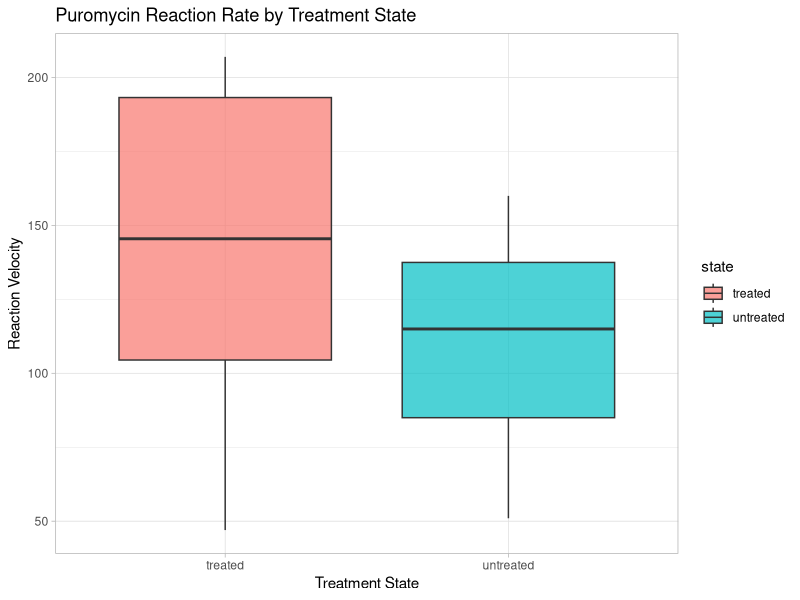
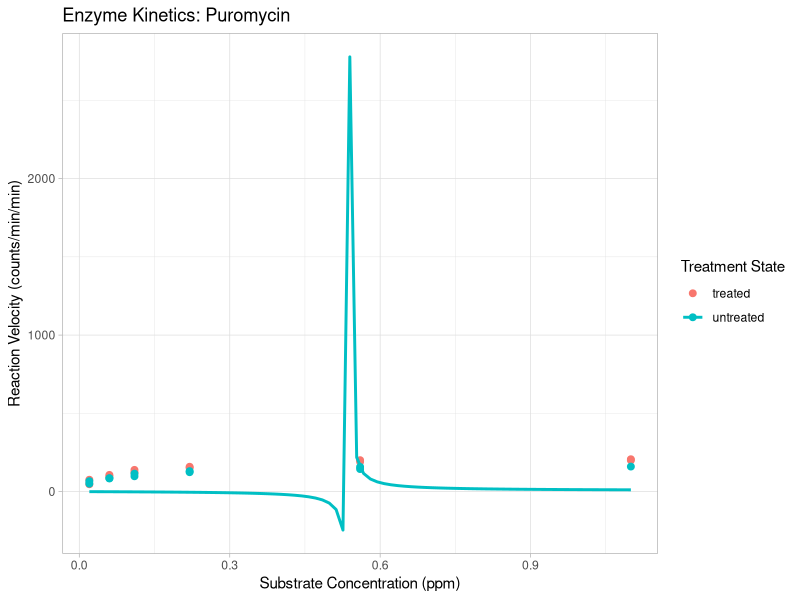
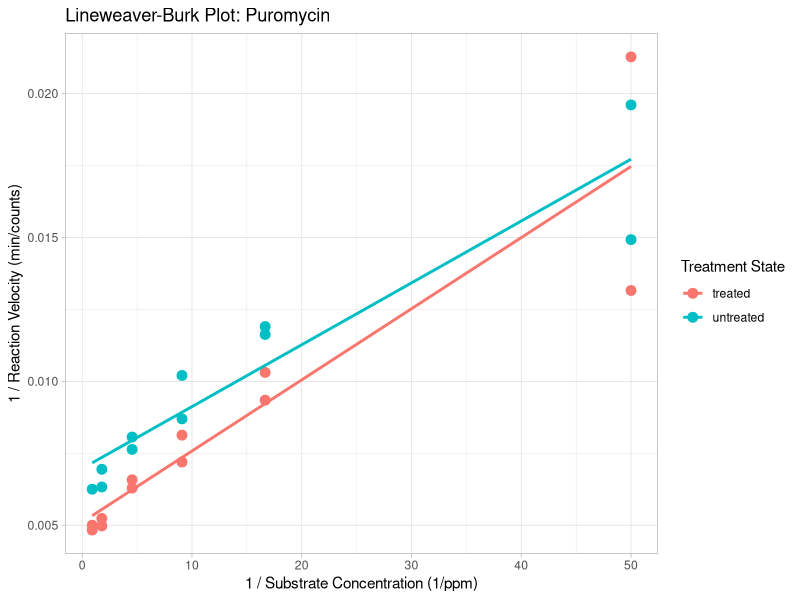
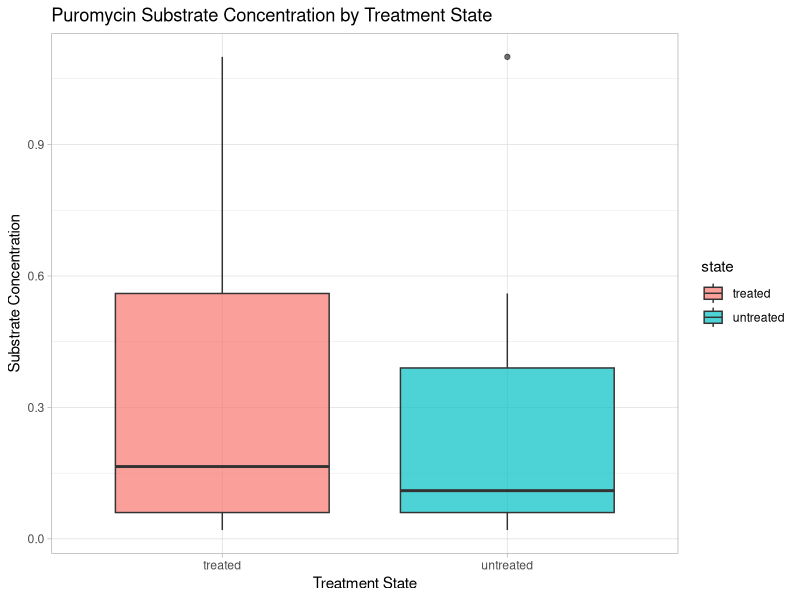
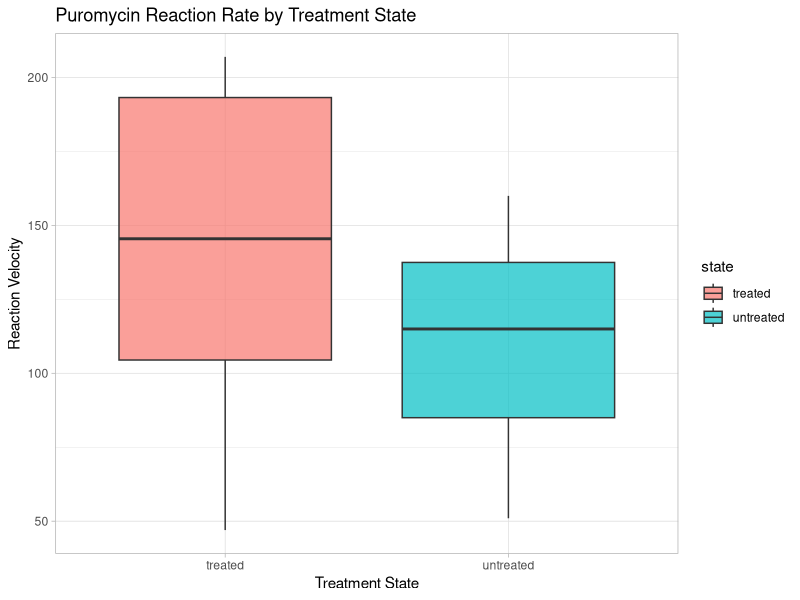

The R source for these figures, in order: (Note: this script raises an error after producing the figures.)
# Enzyme Kinetics Analysis: Puromycin

# 1. Installation & Setup
# install.packages(c("ggplot2", "dplyr"))
library(tidyverse)

# Load built-in dataset
data("Puromycin")

# 2. Michaelis-Menten Plot (Nonlinear Regression)
plot_mm <- ggplot(data = Puromycin, mapping = aes(x = conc, y = rate, color = state)) +
geom_point(size = 2) + geom_smooth(method = "nls", formula = y ~ (Vmax * x) / (Km + x), 
start = list(Vmax = 200, Km = 0.1), se = FALSE) + theme_light() + labs(title = "Enzyme Kinetics: Puromycin", 
x = "Substrate Concentration (ppm)", y = "Reaction Velocity (counts/min/min)", color = "Treatment State")

# Save Michaelis-Menten plot
ggsave("puromycin_michaelis_menten.png", plot = plot_mm, width = 7, height = 5, dpi = 300)

# 3. Lineweaver-Burk Plot (Linear Regression)
plot_lb <- ggplot(data = Puromycin, mapping = aes(x = 1/conc, y = 1/rate, color = state)) + 
geom_point(size = 3) + geom_smooth(method = "lm", se = FALSE, fullrange = TRUE) + theme_light() + 
labs(title = "Lineweaver-Burk Plot: Puromycin", x = "1 / Substrate Concentration (1/ppm)", 
y = "1 / Reaction Velocity (min/counts)", color = "Treatment State")

# Save Lineweaver-Burk plot
ggsave("puromycin_lineweaver_burk.png", plot = plot_lb, width = 7, height = 5, dpi = 300)

# 4. Statistical Summary & Quantile Analysis
# Calculate Means and Standard Deviations
untreated_mean <- Puromycin %>% filter(state == "untreated") %>% pull(conc) %>% mean(na.rm = TRUE)
untreated_sd <- Puromycin %>% filter(state == "untreated") %>% pull(conc) %>% sd(na.rm = TRUE)

treated_mean <- Puromycin %>% filter(state == "treated") %>% pull(conc) %>% mean(na.rm = TRUE)
treated_sd <- Puromycin %>% filter(state == "treated") %>% pull(conc) %>% sd(na.rm = TRUE)

untreated_mean_rate <- Puromycin %>% filter(state == "untreated") %>% pull(rate) %>% mean(na.rm = TRUE)
untreated_sd_rate <- Puromycin %>% filter(state == "untreated") %>% pull(rate) %>% sd(na.rm = TRUE)

treated_mean_rate <- Puromycin %>% filter(state == "treated") %>% pull(rate) %>% mean(na.rm = TRUE)
treated_sd_rate <- Puromycin %>% filter(state == "treated") %>% pull(rate) %>% sd(na.rm = TRUE)

# 5. Calculate 99.5% Confidence Interval: Rate & Concentration (Assuming Normal Distribution)
untreated_conc_michaelis <- qnorm(0.9975, untreated_mean, untreated_sd)
treated_conc_michaelis <- qnorm(0.9975, treated_mean, treated_sd)
michaelis_rate_treated <- qnorm(0.9975, treated_mean_rate, treated_sd_rate)
michaelis_rate_untreated <- qnorm(0.9975, untreated_mean_rate, untreated_sd_rate)

# 6. Boxplot for Rate & Concentration

plot_conc_box <- ggplot(Puromycin, aes(x = state, y = conc, fill = state)) + geom_boxplot(alpha = 0.7) + 
theme_light() + labs(title = "Puromycin Substrate Concentration by Treatment State", x = "Treatment State", y = "Substrate Concentration")

ggsave("puromycin_conc_boxplot.png", plot = plot_conc_box, width = 7, height = 5, dpi = 300)

plot_rate_box <- ggplot(Puromycin, aes(x = state, y = rate, fill = state)) + geom_boxplot(alpha = 0.7) + theme_light() + 
labs(title = "Puromycin Reaction Rate by Treatment State", x = "Treatment State",y = "Reaction Velocity")

ggsave("puromycin_rate_boxplot.png", plot = plot_rate_box, width = 7, height = 5, dpi = 300)

plot_rate_box
plot_rate_conc

# 6. Parameters for Vmax & Km 
treated_model <- nls(rate ~ (Vmax * conc) / (Km + conc), data = filter(Puromycin, state == "treated"), start = list(Vmax = 200, Km = 0.1))
untreated_model <- nls(rate ~ (Vmax * conc) / (Km + conc), data = filter(Puromycin, state == "untreated"), start = list(Vmax = 200, Km = 0.1))
treated_params <- coef(treated_model)
untreated_paams <- coef(untreated_model)
treated_Km <- treated_params["Km"]
treated_Vmax <- treated_params["Vmax"]
untreated_params <- coef(untreated_model)
untreated_Km <- untreated_params["Km"]
untreated_Vmax <- untreated_params["Vmax"]
cat("untreated Km:", untreated_Km,"\n")
cat("untreated Vmax:", untreated_Vmax,"\n")
cat("treated Km:", treated_Km,"\n")
cat("treated Vmax:", treated_Vmax,"\n")

parameter_df <- tibble(state = c("treated", "untreated", "treated", "untreated"), parameter = c("Vmax", "Vmax", "Km", "Km"), 
value = c(treated_Vmax, untreated_Vmax, treated_Km, untreated_Km))

plot_parameters <- ggplot(parameter_df, aes(x = state, y = value, fill = state)) + geom_col(width = 0.6) + facet_wrap(~ parameter, scales = "free_y") + theme_light() + 
labs( title = "Estimated Michaelis-Menten Parameters", x = "Treatment State", y = "Estimated Value")

plot_parameters
ggsave("puromycin_vmax_km_parameters.png", plot = plot_parameters, width = 7, height = 5, dpi = 300)
